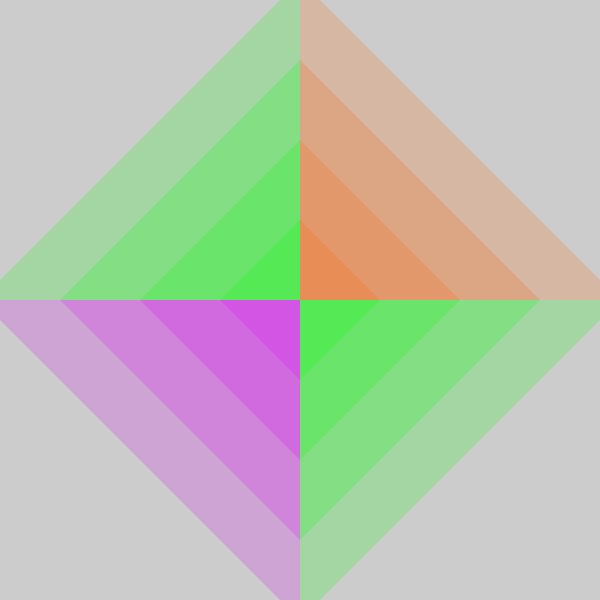
Frame 1 (no input)
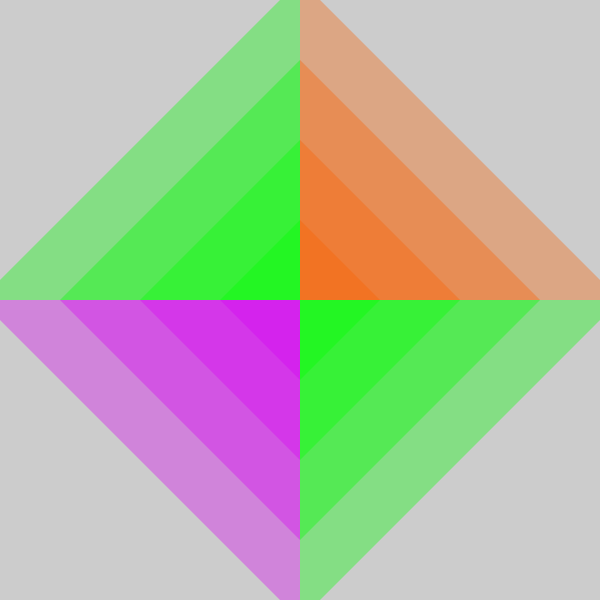
Frame 2 (the mouse pressed at the canvas centre, redrawn once)

The Processing sketch that drew these frames (run headless with seeded random() and noise(); the mouse was pressed at the canvas centre and the sketch redrawn once):

// Processing sketch: processing_40450
// ── processing_40450.pde

void setup()
{
  size(600, 600);
  colorMode(RGB, 100);
  noLoop();
  noStroke();
}

color cr=color(255, 0, 0, 50);
color cg=color(0, 255, 0, 50);
color cb=color(0, 0, 255, 50);
color cy=color(255, 255, 0, 50);
color co=color(250, 96, 0, 50);
color cc=color(0, 227, 255, 50);
color cp=color(215, 0, 245, 50);
color[] colors = {
  cr, cg, cb, cy, co, cc, cp
};
color c1=(colors[int(random(0, 7))]);
color c2=(colors[int(random(0, 7))]);
color c3=(colors[int(random(0, 7))]);
color c4=(colors[int(random(0, 7))]);
void draw()
{
  for (int i=0; i<width/2; i+=80)
  {
    fill(c1);
    triangle(width/2, width/2, width/2+80+i, width/2, width/2, width/2-80-i);
    fill(c2);
    triangle(width/2, width/2, width/2+80+i, width/2, width/2, width/2+80+i);
    fill(c3);
    triangle(width/2, width/2, width/2, width/2+80+i, width/2-80-i, width/2);
    fill(c4);
    triangle(width/2, width/2, width/2-80-i, width/2, width/2, width/2-80-i);
  }
}
